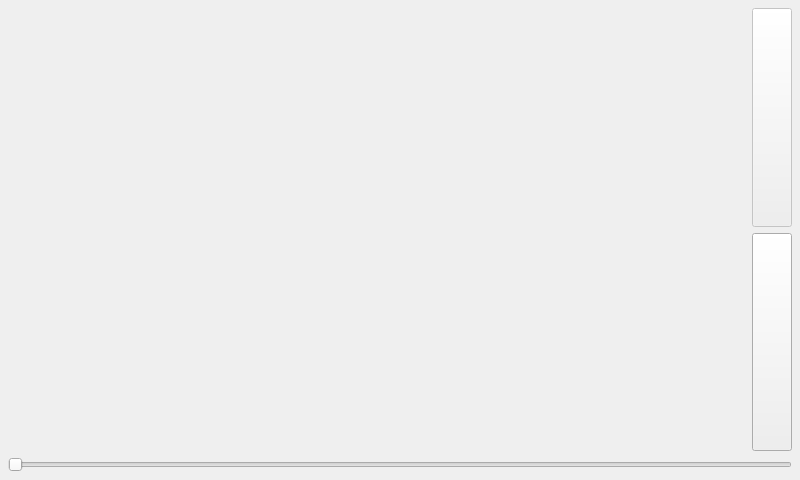
<?xml version="1.0" encoding="UTF-8"?>
<ui version="4.0">
 <class>LinVideoDisplayForm</class>
 <widget class="QWidget" name="LinVideoDisplayForm">
  <property name="geometry">
   <rect>
    <x>0</x>
    <y>0</y>
    <width>800</width>
    <height>480</height>
   </rect>
  </property>
  <property name="windowTitle">
   <string>Linguine Video</string>
  </property>
  <layout class="QGridLayout" name="gridLayout">
   <property name="margin">
    <number>8</number>
   </property>
   <item row="0" column="1">
    <layout class="QVBoxLayout" name="verticalLayout_3">
     <item>
      <widget class="QPushButton" name="playButton">
       <property name="enabled">
        <bool>false</bool>
       </property>
       <property name="sizePolicy">
        <sizepolicy hsizetype="Fixed" vsizetype="MinimumExpanding">
         <horstretch>0</horstretch>
         <verstretch>0</verstretch>
        </sizepolicy>
       </property>
       <property name="text">
        <string/>
       </property>
       <property name="icon">
        <iconset resource="linresource.qrc">
         <normaloff>:/icons/playback_play_icon&amp;48.png</normaloff>:/icons/playback_play_icon&amp;48.png</iconset>
       </property>
       <property name="iconSize">
        <size>
         <width>48</width>
         <height>48</height>
        </size>
       </property>
       <property name="flat">
        <bool>false</bool>
       </property>
      </widget>
     </item>
     <item>
      <widget class="QPushButton" name="infoButton">
       <property name="sizePolicy">
        <sizepolicy hsizetype="Fixed" vsizetype="MinimumExpanding">
         <horstretch>0</horstretch>
         <verstretch>0</verstretch>
        </sizepolicy>
       </property>
       <property name="text">
        <string/>
       </property>
       <property name="icon">
        <iconset resource="linresource.qrc">
         <normaloff>:/icons/info_icon&amp;48.png</normaloff>:/icons/info_icon&amp;48.png</iconset>
       </property>
       <property name="iconSize">
        <size>
         <width>48</width>
         <height>48</height>
        </size>
       </property>
       <property name="flat">
        <bool>false</bool>
       </property>
      </widget>
     </item>
    </layout>
   </item>
   <item row="1" column="0" colspan="2">
    <widget class="QSlider" name="seekSlider">
     <property name="enabled">
      <bool>false</bool>
     </property>
     <property name="orientation">
      <enum>Qt::Horizontal</enum>
     </property>
    </widget>
   </item>
   <item row="0" column="0">
    <widget class="QWidget" name="videoWidget" native="true">
     <property name="sizePolicy">
      <sizepolicy hsizetype="MinimumExpanding" vsizetype="MinimumExpanding">
       <horstretch>0</horstretch>
       <verstretch>0</verstretch>
      </sizepolicy>
     </property>
    </widget>
   </item>
  </layout>
  <zorder>seekSlider</zorder>
  <zorder>videoWidget</zorder>
 </widget>
 <resources>
  <include location="linresource.qrc"/>
 </resources>
 <connections/>
</ui>
